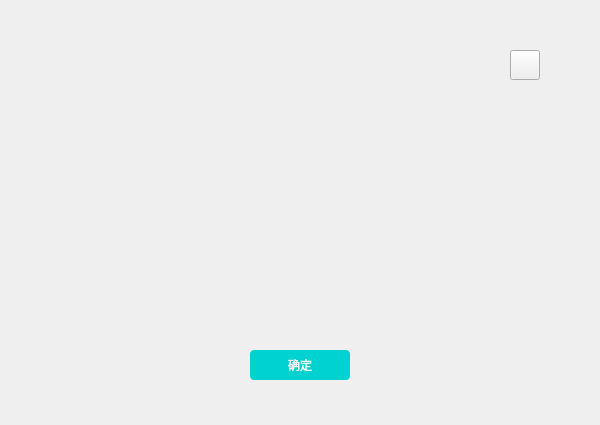
<?xml version="1.0" encoding="UTF-8"?>
<ui version="4.0">
 <class>ImageCropperPage</class>
 <widget class="QWidget" name="ImageCropperPage">
  <property name="geometry">
   <rect>
    <x>0</x>
    <y>0</y>
    <width>600</width>
    <height>425</height>
   </rect>
  </property>
  <property name="windowTitle">
   <string>Form</string>
  </property>
  <widget class="QLabel" name="label_frame">
   <property name="geometry">
    <rect>
     <x>0</x>
     <y>0</y>
     <width>600</width>
     <height>425</height>
    </rect>
   </property>
   <property name="styleSheet">
    <string notr="true">
	border-image  : url(':/ui/themes/default/dialog_page.png');</string>
   </property>
   <property name="text">
    <string/>
   </property>
  </widget>
  <widget class="QToolButton" name="toolButton_close">
   <property name="geometry">
    <rect>
     <x>510</x>
     <y>50</y>
     <width>30</width>
     <height>30</height>
    </rect>
   </property>
   <property name="styleSheet">
    <string notr="true">QToolButton{
	border-image: url(':/ui/btn_close.png')
}
QToolButton:hover{
   border:2px solid;
}</string>
   </property>
   <property name="text">
    <string/>
   </property>
  </widget>
  <widget class="QPushButton" name="pushButton_OK">
   <property name="geometry">
    <rect>
     <x>250</x>
     <y>350</y>
     <width>100</width>
     <height>30</height>
    </rect>
   </property>
   <property name="styleSheet">
    <string notr="true">QPushButton{
background-color:rgb(0, 209, 209);
color:white;
border-radius:4px;
}
QPushButton:hover{
  background-color: rgb(0, 255, 204);
}</string>
   </property>
   <property name="text">
    <string>确定</string>
   </property>
  </widget>
 </widget>
 <resources/>
 <connections/>
</ui>
